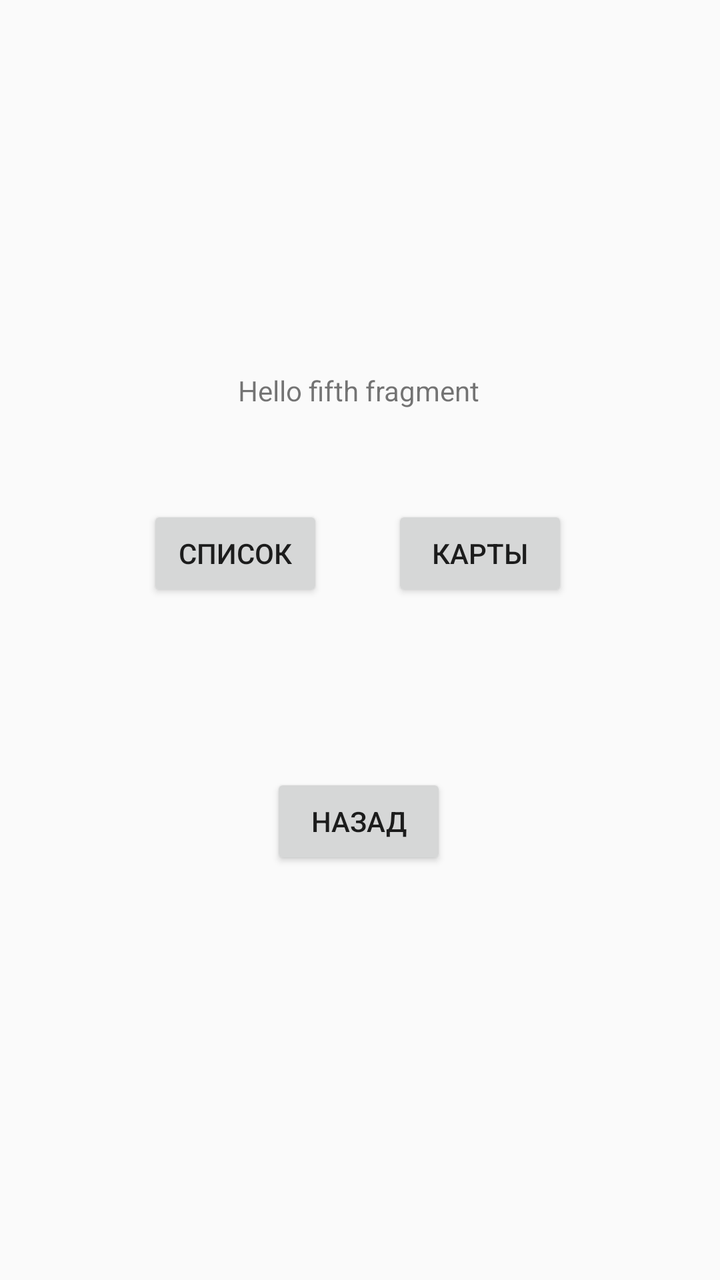
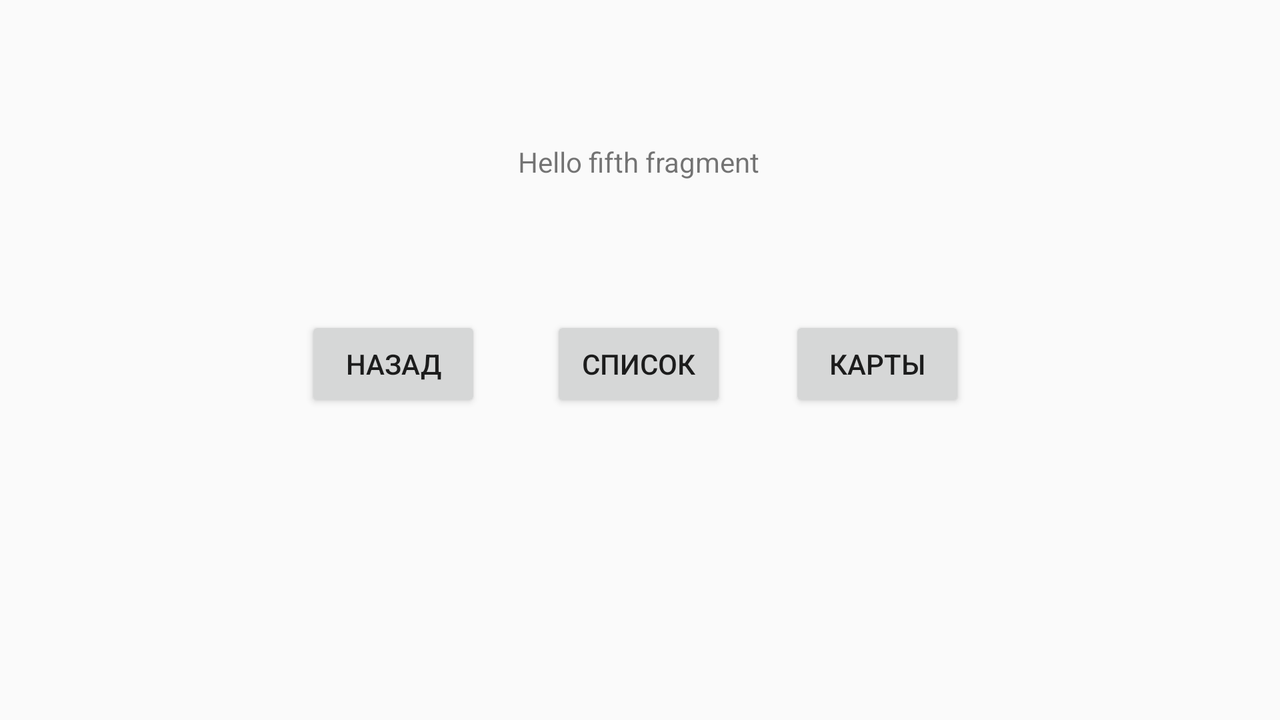

The same Android screen from two of the app's own layout files: first res/layout/ as a phone draws it, then the repository's variant for another configuration, drawn on a device whose configuration selects that folder. Both files follow.
<!-- AndroidManifest.xml: application theme AppTheme -->
<!-- res/layout/fragment_fifth.xml -->
<?xml version="1.0" encoding="utf-8"?>
<androidx.constraintlayout.widget.ConstraintLayout xmlns:android="http://schemas.android.com/apk/res/android"
    xmlns:app="http://schemas.android.com/apk/res-auto"
    xmlns:tools="http://schemas.android.com/tools"
    android:layout_width="match_parent"
    android:layout_height="match_parent"
    tools:context=".FifthFragment">

    <TextView
        android:id="@+id/textview_fifth"
        android:layout_width="wrap_content"
        android:layout_height="wrap_content"
        android:text="@string/hello_fifth_fragment"
        app:layout_constraintBottom_toBottomOf="parent"
        app:layout_constraintEnd_toEndOf="parent"
        app:layout_constraintHorizontal_bias="0.498"
        app:layout_constraintStart_toStartOf="parent"
        app:layout_constraintTop_toTopOf="parent"
        app:layout_constraintVertical_bias="0.299" />

    <Button
        android:id="@+id/button_fifth_previous"
        android:layout_width="wrap_content"
        android:layout_height="wrap_content"
        android:text="@string/button_fifth_previous"
        app:layout_constraintBottom_toBottomOf="parent"
        app:layout_constraintEnd_toEndOf="parent"
        app:layout_constraintHorizontal_bias="0.498"
        app:layout_constraintStart_toStartOf="parent"
        app:layout_constraintTop_toBottomOf="@+id/space"
        app:layout_constraintVertical_bias="0.335" />

    <Button
        android:id="@+id/button_fifth_list"
        android:layout_width="wrap_content"
        android:layout_height="wrap_content"
        android:text="@string/button_fifth_list"
        app:layout_constraintBottom_toBottomOf="parent"
        app:layout_constraintEnd_toStartOf="@+id/space"
        app:layout_constraintHorizontal_bias="0.805"
        app:layout_constraintStart_toStartOf="parent"
        app:layout_constraintTop_toBottomOf="@+id/textview_fifth"
        app:layout_constraintVertical_bias="0.124" />

    <Space
        android:id="@+id/space"
        android:layout_width="wrap_content"
        android:layout_height="wrap_content"
        app:layout_constraintBottom_toBottomOf="parent"
        app:layout_constraintEnd_toEndOf="parent"
        app:layout_constraintHorizontal_bias="0.498"
        app:layout_constraintStart_toStartOf="parent"
        app:layout_constraintTop_toBottomOf="@+id/textview_fifth"
        app:layout_constraintVertical_bias="0.18" />

    <Button
        android:id="@+id/button_fifth_maps"
        android:layout_width="wrap_content"
        android:layout_height="wrap_content"
        android:text="@string/button_fifth_maps"
        app:layout_constraintBottom_toBottomOf="parent"
        app:layout_constraintEnd_toEndOf="parent"
        app:layout_constraintHorizontal_bias="0.179"
        app:layout_constraintStart_toEndOf="@+id/space"
        app:layout_constraintTop_toBottomOf="@+id/textview_fifth"
        app:layout_constraintVertical_bias="0.124" />

</androidx.constraintlayout.widget.ConstraintLayout>
<!-- resources referenced by this layout -->
<resources>
  <string name="button_fifth_list">Список</string>
  <string name="button_fifth_maps">Карты</string>
  <string name="button_fifth_previous">Назад</string>
  <string name="hello_fifth_fragment">Hello fifth fragment</string>
  <style name="AppTheme" parent="Theme.AppCompat.Light.DarkActionBar">
          
          <item name="colorPrimary">@color/colorPrimary</item>
          <item name="colorPrimaryDark">@color/colorPrimaryDark</item>
          <item name="colorAccent">@color/colorAccent</item>
      </style>
  <color name="colorPrimary">#6200EE</color>
  <color name="colorPrimaryDark">#3700B3</color>
  <color name="colorAccent">#03DAC5</color>
</resources>
<!-- res/layout-land/fragment_fifth.xml (the repository's variant of the layout above) -->
<!-- drawn on the phone turned sideways -->
<?xml version="1.0" encoding="utf-8"?>
<androidx.constraintlayout.widget.ConstraintLayout xmlns:android="http://schemas.android.com/apk/res/android"
    xmlns:app="http://schemas.android.com/apk/res-auto"
    xmlns:tools="http://schemas.android.com/tools"
    android:layout_width="match_parent"
    android:layout_height="match_parent"
    tools:context=".FifthFragment">

    <TextView
        android:id="@+id/textview_fifth"
        android:layout_width="wrap_content"
        android:layout_height="wrap_content"
        android:text="@string/hello_fifth_fragment"
        app:layout_constraintBottom_toBottomOf="parent"
        app:layout_constraintEnd_toEndOf="parent"
        app:layout_constraintHorizontal_bias="0.499"
        app:layout_constraintStart_toStartOf="parent"
        app:layout_constraintTop_toTopOf="parent"
        app:layout_constraintVertical_bias="0.209" />

    <Button
        android:id="@+id/button_fifth_maps"
        android:layout_width="wrap_content"
        android:layout_height="wrap_content"
        android:text="@string/button_fifth_maps"
        app:layout_constraintBottom_toBottomOf="parent"
        app:layout_constraintEnd_toEndOf="parent"
        app:layout_constraintHorizontal_bias="0.166"
        app:layout_constraintStart_toEndOf="@+id/button_fifth_list"
        app:layout_constraintTop_toBottomOf="@+id/textview_fifth"
        app:layout_constraintVertical_bias="0.305" />

    <Button
        android:id="@+id/button_fifth_previous"
        android:layout_width="wrap_content"
        android:layout_height="wrap_content"
        android:text="@string/button_fifth_previous"
        app:layout_constraintBottom_toBottomOf="parent"
        app:layout_constraintEnd_toStartOf="@+id/button_fifth_list"
        app:layout_constraintHorizontal_bias="0.815"
        app:layout_constraintStart_toStartOf="parent"
        app:layout_constraintTop_toBottomOf="@+id/textview_fifth"
        app:layout_constraintVertical_bias="0.305" />

    <Button
        android:id="@+id/button_fifth_list"
        android:layout_width="wrap_content"
        android:layout_height="wrap_content"
        android:text="@string/button_fifth_list"
        app:layout_constraintBottom_toBottomOf="parent"
        app:layout_constraintEnd_toEndOf="parent"
        app:layout_constraintHorizontal_bias="0.499"
        app:layout_constraintStart_toStartOf="parent"
        app:layout_constraintTop_toBottomOf="@+id/textview_fifth"
        app:layout_constraintVertical_bias="0.305" />

</androidx.constraintlayout.widget.ConstraintLayout>
